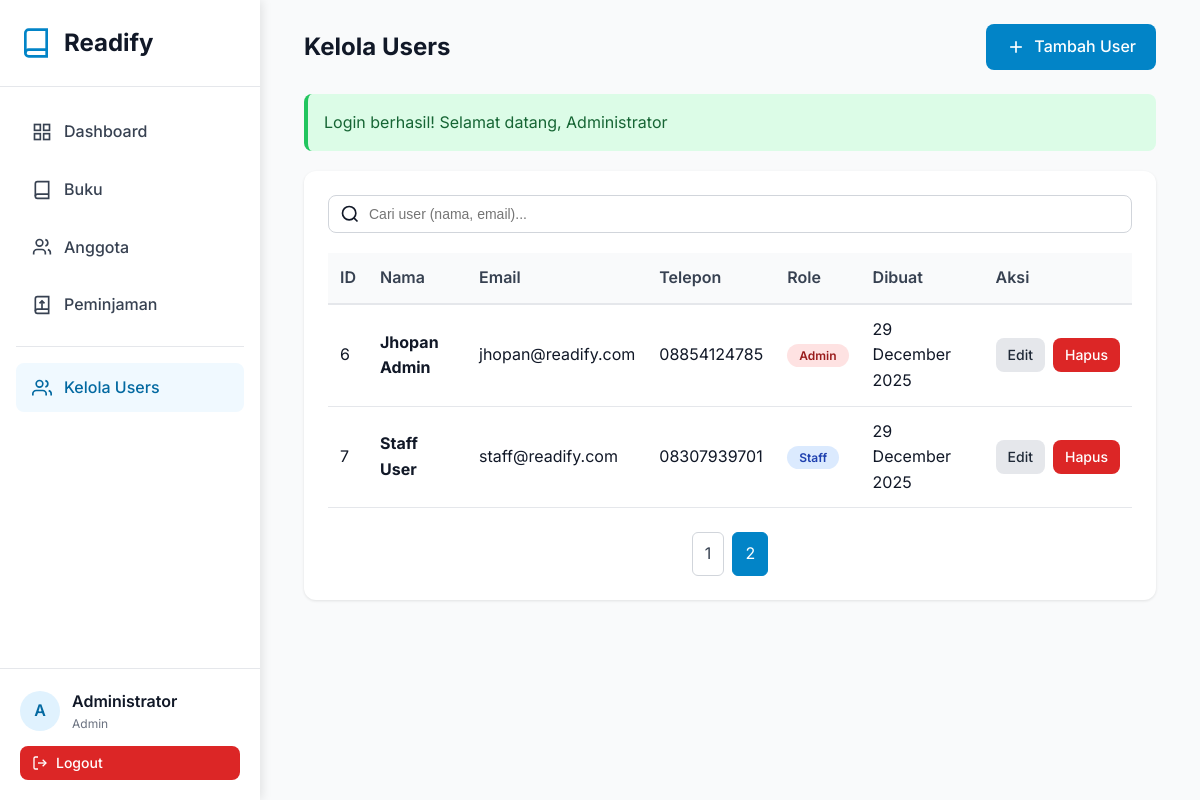
Screenshot of /pages/users/index.php?page=2 (signed in) with the database file from the repository.
### tables this page shows
CREATE TABLE `users` (
  `id` int NOT NULL AUTO_INCREMENT,
  `name` varchar(100) NOT NULL,
  `email` varchar(100) NOT NULL,
  `phone` varchar(20) DEFAULT NULL,
  `password` varchar(255) NOT NULL,
  `role` enum('admin','staff','member') DEFAULT 'member',
  `created_at` timestamp NULL DEFAULT CURRENT_TIMESTAMP,
  `updated_at` timestamp NULL DEFAULT CURRENT_TIMESTAMP ON UPDATE CURRENT_TIMESTAMP,
  PRIMARY KEY (`id`),
  UNIQUE KEY `email` (`email`)
);

### config/config.php (called while the page is built, shortened)
<?php
require_once BASE_PATH . '/config/database.php';
function isLoggedIn() {
    return isset($_SESSION['user_id']);
}
function getCurrentUser() {
    if (isLoggedIn()) {
        $db = new Database();
        $user = $db->fetchOne("SELECT id, name, email, role FROM users WHERE id = ?", [$_SESSION['user_id']]);
        return $user;
    }
    return null;
}
function isAdmin() {
    return isLoggedIn() && isset($_SESSION['user_role']) && $_SESSION['user_role'] === 'admin';
}
function formatDate($date) {
    return date('d F Y', strtotime($date));
}
function getFlashMessage() {
    if (isset($_SESSION['flash_message'])) {
        $message = [
            'type' => $_SESSION['flash_type'],
            'message' => $_SESSION['flash_message']
        ];
        return $message;
    }
    return null;
}

### config/database.php (called while the page is built, shortened)
<?php
class Database {
    private $host = DB_HOST;
    private $user = DB_USER;
    private $pass = DB_PASS;
    private $dbname = DB_NAME;
    private $conn;
    private function connect() {
        $this->conn = null;
        try {
            $dsn = "mysql:host=" . $this->host . ";dbname=" . $this->dbname . ";charset=utf8mb4";
            $options = [
                PDO::ATTR_ERRMODE => PDO::ERRMODE_EXCEPTION,
                PDO::ATTR_DEFAULT_FETCH_MODE => PDO::FETCH_ASSOC,
                PDO::ATTR_EMULATE_PREPARES => false,
            ];
            $this->conn = new PDO($dsn, $this->user, $this->pass, $options);
        } catch(PDOException $e) {
            $this->error = $e->getMessage();
            die("Connection failed: " . $this->error);
        }
    }
    public function query($sql, $params = []) {
        try {
            $stmt = $this->conn->prepare($sql);
            $stmt->execute($params);
            return $stmt;
        } catch(PDOException $e) {
            throw new Exception($e->getMessage());
        }
    }
    public function fetchAll($sql, $params = []) {
        $stmt = $this->query($sql, $params);
        return $stmt->fetchAll();
    }
    public function fetchOne($sql, $params = []) {
        $stmt = $this->query($sql, $params);
        return $stmt->fetch();
    }
}

### pages/users/index.php (the view, shortened to what this page needs)
<?php
require_once '../../config/config.php';
$db = new Database();
$page = isset($_GET['page']) ? (int)$_GET['page'] : 1;
$offset = ($page - 1) * ITEMS_PER_PAGE;
$search = isset($_GET['search']) ? sanitize($_GET['search']) : '';
$searchQuery = $search ? " WHERE name LIKE '%$search%' OR email LIKE '%$search%'" : '';
$totalUsers = $db->fetchOne("SELECT COUNT(*) as count FROM users $searchQuery")['count'];
$totalPages = ceil($totalUsers / ITEMS_PER_PAGE);
$users = $db->fetchAll("SELECT * FROM users $searchQuery ORDER BY created_at DESC LIMIT " . ITEMS_PER_PAGE . " OFFSET $offset");
include_once '../../includes/header.php';
include_once '../../includes/sidebar.php';
?>
<div class="container">
    <div class="card-header">
        <h1 class="card-title">Kelola Users</h1>
        <a href="create.php" class="btn btn-primary">
            <svg width="20" height="20" viewBox="0 0 24 24" fill="none" stroke="currentColor" stroke-width="2">
                <line x1="12" y1="5" x2="12" y2="19"></line>
                <line x1="5" y1="12" x2="19" y2="12"></line>
            </svg>
            Tambah User
        </a>
    </div>
    <?php
    $flash = getFlashMessage();
    if ($flash):
    ?>
        <div class="alert alert-<?php echo $flash['type']; ?>">
            <?php echo $flash['message']; ?>
        </div>
    <?php endif; ?>
    <div class="card">
        <form method="GET" action="" class="search-bar">
            <input type="text" name="search" class="form-control" placeholder="Cari user (nama, email)..." value="<?php echo htmlspecialchars($search); ?>">
            <svg class="search-icon" width="20" height="20" viewBox="0 0 24 24" fill="none" stroke="currentColor" stroke-width="2">
                <circle cx="11" cy="11" r="8"></circle>
                <path d="m21 21-4.35-4.35"></path>
            </svg>
        </form>
        <div class="table-responsive">
            <table class="table">
                <thead>
                    <tr>
                        <th>ID</th>
                        <th>Nama</th>
                        <th>Email</th>
                        <th>Telepon</th>
                        <th>Role</th>
                        <th>Dibuat</th>
                        <th>Aksi</th>
                    </tr>
                </thead>
                <tbody>
                    <?php if (empty($users)): ?>
                        <tr>
                            <td colspan="7" style="text-align: center; padding: 40px; color: var(--gray-500);">
                                Tidak ada user ditemukan
                            </td>
                        </tr>
                    <?php else: ?>
                        <?php foreach ($users as $user): ?>
                            <tr>
                                <td><?php echo $user['id']; ?></td>
                                <td><strong><?php echo htmlspecialchars($user['name']); ?></strong></td>
                                <td><?php echo htmlspecialchars($user['email']); ?></td>
                                <td><?php echo htmlspecialchars($user['phone'] ?? '-'); ?></td>
                                <td>
                                    <?php if ($user['role'] == 'admin'): ?>
                                        <span class="badge badge-danger">Admin</span>
                                    <?php elseif ($user['role'] == 'staff'): ?>
                                        <span class="badge badge-info">Staff</span>
                                    <?php else: ?>
                                        <span class="badge badge-success">Member</span>
                                    <?php endif; ?>
                                </td>
                                <td><?php echo formatDate($user['created_at']); ?></td>
                                <td>
                                    <div style="display: flex; gap: 8px;">
                                        <a href="edit.php?id=<?php echo $user['id']; ?>" class="btn btn-sm btn-secondary">Edit</a>
                                        <?php if ($user['id'] != $_SESSION['user_id']): ?>
                                            <a href="delete.php?id=<?php echo $user['id']; ?>" class="btn btn-sm btn-danger" onclick="return confirmDelete('Hapus user ini?')">Hapus</a>
                                        <?php endif; ?>
                                    </div>
                                </td>
                            </tr>
                        <?php endforeach; ?>
                    <?php endif; ?>
                </tbody>
            </table>
        </div>
        <?php if ($totalPages > 1): ?>
            <div class="pagination">
                <?php for ($i = 1; $i <= $totalPages; $i++): ?>
                    <a href="?page=<?php echo $i; ?><?php echo $search ? '&search=' . urlencode($search) : ''; ?>"
                       class="page-link <?php echo $i == $page ? 'active' : ''; ?>">
                        <?php echo $i; ?>
                    </a>
                <?php endfor; ?>
            </div>
        <?php endif; ?>
    </div>
</div>
<?php include_once '../../includes/footer.php'; ?>

### includes/sidebar.php
<?php
$currentPage = basename($_SERVER['PHP_SELF'], '.php');
$currentUser = getCurrentUser();
?>
<div class="sidebar">
    <div class="sidebar-logo">
        <svg viewBox="0 0 24 24" fill="none" stroke="currentColor" stroke-width="2">
            <path d="M4 19.5A2.5 2.5 0 0 1 6.5 17H20"></path>
            <path d="M6.5 2H20v20H6.5A2.5 2.5 0 0 1 4 19.5v-15A2.5 2.5 0 0 1 6.5 2z"></path>
        </svg>
        <h1>Readify</h1>
    </div>
    <nav class="sidebar-nav">
        <a href="<?php echo SITE_URL; ?>/pages/dashboard.php" class="nav-item <?php echo $currentPage == 'dashboard' ? 'active' : ''; ?>">
            <svg viewBox="0 0 24 24" fill="none" stroke="currentColor" stroke-width="2">
                <rect x="3" y="3" width="7" height="7"></rect>
                <rect x="14" y="3" width="7" height="7"></rect>
                <rect x="14" y="14" width="7" height="7"></rect>
                <rect x="3" y="14" width="7" height="7"></rect>
            </svg>
            Dashboard
        </a>
        <a href="<?php echo SITE_URL; ?>/pages/books/index.php" class="nav-item <?php echo $currentPage == 'index' && strpos($_SERVER['PHP_SELF'], 'books') !== false ? 'active' : ''; ?>">
            <svg viewBox="0 0 24 24" fill="none" stroke="currentColor" stroke-width="2">
                <path d="M4 19.5A2.5 2.5 0 0 1 6.5 17H20"></path>
                <path d="M6.5 2H20v20H6.5A2.5 2.5 0 0 1 4 19.5v-15A2.5 2.5 0 0 1 6.5 2z"></path>
            </svg>
            Buku
        </a>
        <a href="<?php echo SITE_URL; ?>/pages/members/index.php" class="nav-item <?php echo $currentPage == 'index' && strpos($_SERVER['PHP_SELF'], 'members') !== false ? 'active' : ''; ?>">
            <svg viewBox="0 0 24 24" fill="none" stroke="currentColor" stroke-width="2">
                <path d="M16 21v-2a4 4 0 0 0-4-4H6a4 4 0 0 0-4 4v2"></path>
                <circle cx="9" cy="7" r="4"></circle>
                <path d="M22 21v-2a4 4 0 0 0-3-3.87"></path>
                <path d="M16 3.13a4 4 0 0 1 0 7.75"></path>
            </svg>
            Anggota
        </a>
        <a href="<?php echo SITE_URL; ?>/pages/loans/index.php" class="nav-item <?php echo $currentPage == 'index' && strpos($_SERVER['PHP_SELF'], 'loans') !== false ? 'active' : ''; ?>">
            <svg viewBox="0 0 24 24" fill="none" stroke="currentColor" stroke-width="2">
                <path d="M4 19.5A2.5 2.5 0 0 1 6.5 17H20"></path>
                <path d="M6.5 2H20v20H6.5A2.5 2.5 0 0 1 4 19.5v-15A2.5 2.5 0 0 1 6.5 2z"></path>
                <path d="M12 7v10"></path>
                <path d="M9 10l3-3 3 3"></path>
            </svg>
            Peminjaman
        </a>
        <?php if (isAdmin()): ?>
            <hr style="margin: 16px 0; border: none; border-top: 1px solid var(--gray-200);">
            <a href="<?php echo SITE_URL; ?>/pages/users/index.php" class="nav-item <?php echo $currentPage == 'index' && strpos($_SERVER['PHP_SELF'], 'users') !== false ? 'active' : ''; ?>">
                <svg viewBox="0 0 24 24" fill="none" stroke="currentColor" stroke-width="2">
                    <path d="M17 21v-2a4 4 0 0 0-4-4H5a4 4 0 0 0-4 4v2"></path>
                    <circle cx="9" cy="7" r="4"></circle>
                    <path d="M23 21v-2a4 4 0 0 0-3-3.87"></path>
                    <path d="M16 3.13a4 4 0 0 1 0 7.75"></path>
                </svg>
                Kelola Users
            </a>
        <?php endif; ?>
    </nav>
    <div class="sidebar-user">
        <div class="user-info">
            <div class="user-avatar"><?php echo strtoupper(substr($currentUser['name'], 0, 1)); ?></div>
            <div>
                <div class="user-name"><?php echo htmlspecialchars($currentUser['name']); ?></div>
                <div class="user-role"><?php echo ucfirst($currentUser['role']); ?></div>
            </div>
        </div>
        <a href="<?php echo SITE_URL; ?>/pages/auth/logout.php" class="btn btn-danger btn-sm" style="width: 100%;">
            <svg width="16" height="16" viewBox="0 0 24 24" fill="none" stroke="currentColor" stroke-width="2">
                <path d="M9 21H5a2 2 0 0 1-2-2V5a2 2 0 0 1 2-2h4"></path>
                <polyline points="16 17 21 12 16 7"></polyline>
                <line x1="21" y1="12" x2="9" y2="12"></line>
            </svg>
            Logout
        </a>
    </div>
</div>
<div class="main-content">

### assets/css/style.css (style rules this page uses)
:root { --primary-50: #f0f9ff; --primary-100: #e0f2fe; --primary-500: #0ea5e9; --primary-600: #0284c7; --primary-700: #0369a1; --gray-50: #f9fafb; --gray-100: #f3f4f6; --gray-200: #e5e7eb; --gray-300: #d1d5db; --gray-500: #6b7280; --gray-600: #4b5563; --gray-700: #374151; --gray-800: #1f2937; --gray-900: #111827; }
* { margin: 0; padding: 0; box-sizing: border-box; }
body { font-family: "Inter", -apple-system, BlinkMacSystemFont, "Segoe UI", sans-serif; background-color: var(--gray-50); color: var(--gray-900); line-height: 1.6; }
.container { max-width: 1200px; margin: 0 auto; padding: 0 20px; }
.sidebar { position: fixed; top: 0; left: 0; height: 100vh; width: 260px; background: white; box-shadow: 2px 0 10px rgba(0, 0, 0, 0.1); z-index: 1000; overflow-y: auto; }
.sidebar-logo { padding: 24px 20px; border-bottom: 1px solid var(--gray-200); display: flex; align-items: center; gap: 12px; }
.sidebar-logo svg { width: 32px; height: 32px; color: var(--primary-600); }
.sidebar-logo h1 { font-size: 24px; font-weight: 700; color: var(--gray-900); }
.sidebar-nav { padding: 20px 16px; }
.nav-item { display: flex; align-items: center; gap: 12px; padding: 12px 16px; margin-bottom: 8px; border-radius: 8px; color: var(--gray-700); text-decoration: none; transition: all 0.2s; font-weight: 500; }
.nav-item.active { background-color: var(--primary-50); color: var(--primary-700); }
.nav-item svg { width: 20px; height: 20px; }
.sidebar-user { position: absolute; bottom: 0; left: 0; right: 0; padding: 20px; border-top: 1px solid var(--gray-200); }
.user-info { display: flex; align-items: center; gap: 12px; margin-bottom: 12px; }
.user-avatar { width: 40px; height: 40px; border-radius: 50%; background: var(--primary-100); display: flex; align-items: center; justify-content: center; font-weight: 600; color: var(--primary-700); }
.user-name { font-weight: 600; color: var(--gray-900); }
.user-role { font-size: 12px; color: var(--gray-500); }
.main-content { margin-left: 260px; padding: 24px; min-height: 100vh; }
.card { background: white; border-radius: 12px; box-shadow: 0 1px 3px rgba(0, 0, 0, 0.1); padding: 24px; margin-bottom: 24px; }
.card-header { display: flex; justify-content: space-between; align-items: center; margin-bottom: 24px; }
.card-title { font-size: 24px; font-weight: 700; color: var(--gray-900); }
.btn { padding: 10px 20px; border-radius: 8px; font-weight: 500; cursor: pointer; border: none; transition: all 0.2s; text-decoration: none; display: inline-flex; align-items: center; gap: 8px; }
.btn-primary { background-color: var(--primary-600); color: white; }
.btn-secondary { background-color: var(--gray-200); color: var(--gray-800); }
.btn-danger { background-color: #dc2626; color: white; }
.btn-sm { padding: 6px 12px; font-size: 14px; }
.form-control { width: 100%; padding: 10px 16px; border: 1px solid var(--gray-300); border-radius: 8px; font-size: 14px; transition: all 0.2s; }
.table-responsive { overflow-x: auto; }
.table { width: 100%; border-collapse: collapse; }
.table th { background-color: var(--gray-50); padding: 12px; text-align: left; font-weight: 600; color: var(--gray-700); border-bottom: 2px solid var(--gray-200); }
.table td { padding: 12px; border-bottom: 1px solid var(--gray-200); }
.badge { padding: 4px 12px; border-radius: 12px; font-size: 12px; font-weight: 600; }
.badge-danger { background-color: #fee2e2; color: #991b1b; }
.badge-info { background-color: #dbeafe; color: #1e40af; }
.alert { padding: 16px; border-radius: 8px; margin-bottom: 20px; }
.alert-success { background-color: #dcfce7; color: #166534; border-left: 4px solid #22c55e; }
.pagination { display: flex; gap: 8px; justify-content: center; margin-top: 24px; }
.page-link { padding: 8px 12px; border: 1px solid var(--gray-300); border-radius: 6px; color: var(--gray-700); text-decoration: none; transition: all 0.2s; }
.page-link.active { background-color: var(--primary-600); color: white; border-color: var(--primary-600); }
.search-bar { position: relative; margin-bottom: 20px; }
.search-bar input { padding-left: 40px; }
.search-icon { position: absolute; left: 12px; top: 50%; transform: translateY(-50%); color: var(--gray-400); }

### rows the page displays
users: name "A", name "Administrator", role "Admin"
users: id "6", name "Jhopan Admin", email "jhopan@readify.com", phone "08854124785", role "Admin", created_at "29 December 2025"
users: id "7", name "Staff User", email "staff@readify.com", phone "08307939701", role "Staff", created_at "29 December 2025"

### other values shown
$flash['message'] "Login berhasil! Selamat datang, Administrator"
